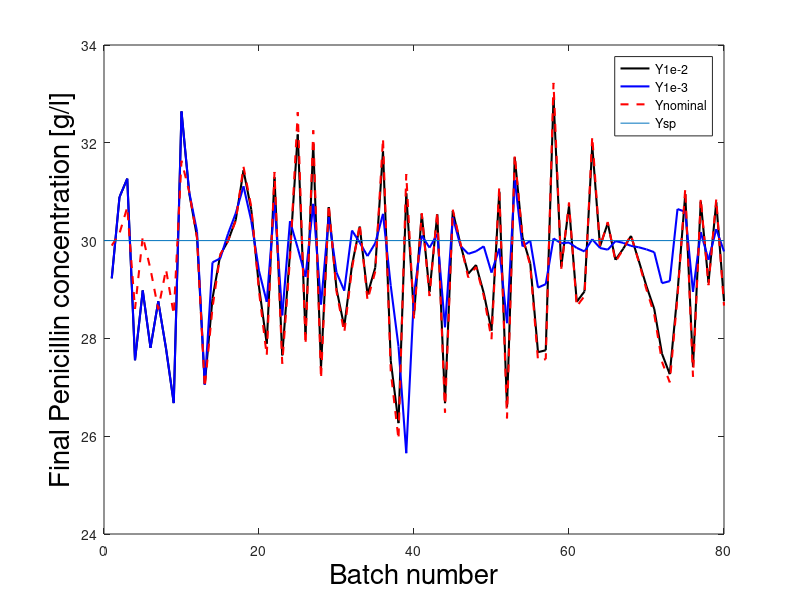
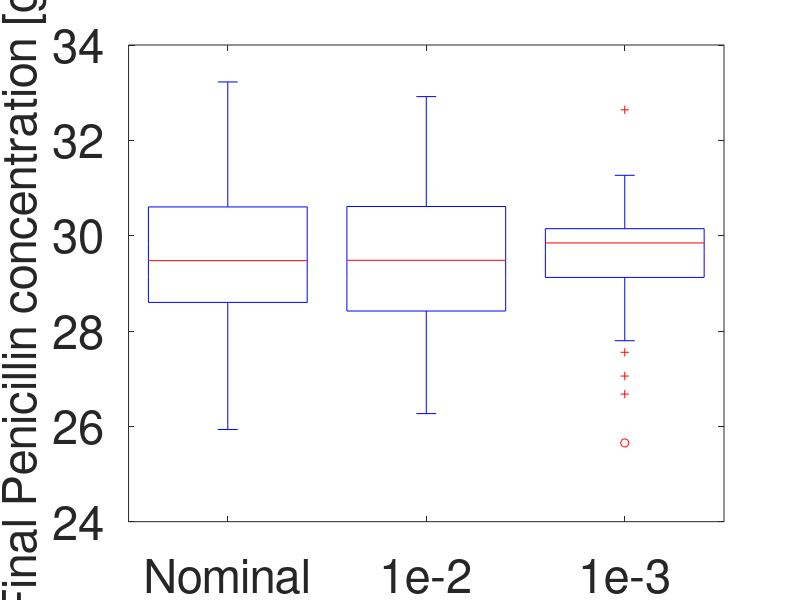

Source code (MATLAB) for these figures, in order:
%% plot_results.m
% Function plot results of MPC
% For indpensim_run.m from Stephen Goldrick September 2014
% Copyright Carlos Alberto Duran Villalobos August 2017 - University of Manchester.
% Last modified: March , 2021

% IndPenSim and sub-routines are Copyright (c) Newcastle University, University of Manchester and Perceptive Engineering.
% Please reference  "The Development of an Industrial Scale Fed-Batch
% Fermentation Simulation", Stepen Goldrick, Andrei Stefen, David Lovett, Gary Montague, Barry Lennox, Submitted to the Journal of Biotechnology % September  2014

%% close all past data and load libraries
close all
clc
clear all
addpath('Results')

load('nominal_batches.mat');
rep_names = fieldnames(nominal); %get the names of the replicates
y_nom = nominal.(char(rep_names(1))).Y;

load('FastMPC_1e-2.mat');
y_mpc2 = Fast_MPC.(char(rep_names(1))).output;
load('FastMPC_1e-3.mat');
y_mpc3 = Fast_MPC.(char(rep_names(1))).output;


figure(1)
plot(y_mpc2,'black','linewidth',1.5);
hold on;
plot(y_mpc3,'blue','linewidth',1.5);
set(get(gca,'YLabel'),'String','Final Penicillin concentration [g/l]','fontsize',20)
set(get(gca,'XLabel'),'String','Batch number','fontsize',20)
plot(y_nom,'--red','linewidth',1.5);
x=[0 80];
y=[30 30];
line(x,y);
legend('Y1e-2','Y1e-3','Ynominal','Ysp');


figure(2)
boxes=[y_nom, y_mpc2 , y_mpc3] ;
boxplot(boxes);
hold on; 
ylabel('Final Penicillin concentration [g/l]')
xticklabels({'Nominal','1e-2','1e-3'})
%legend('ODE generated','ODE + measure noise','Soft sensor')
set(findall(gcf,'-property','FontSize'),'FontSize',34)
